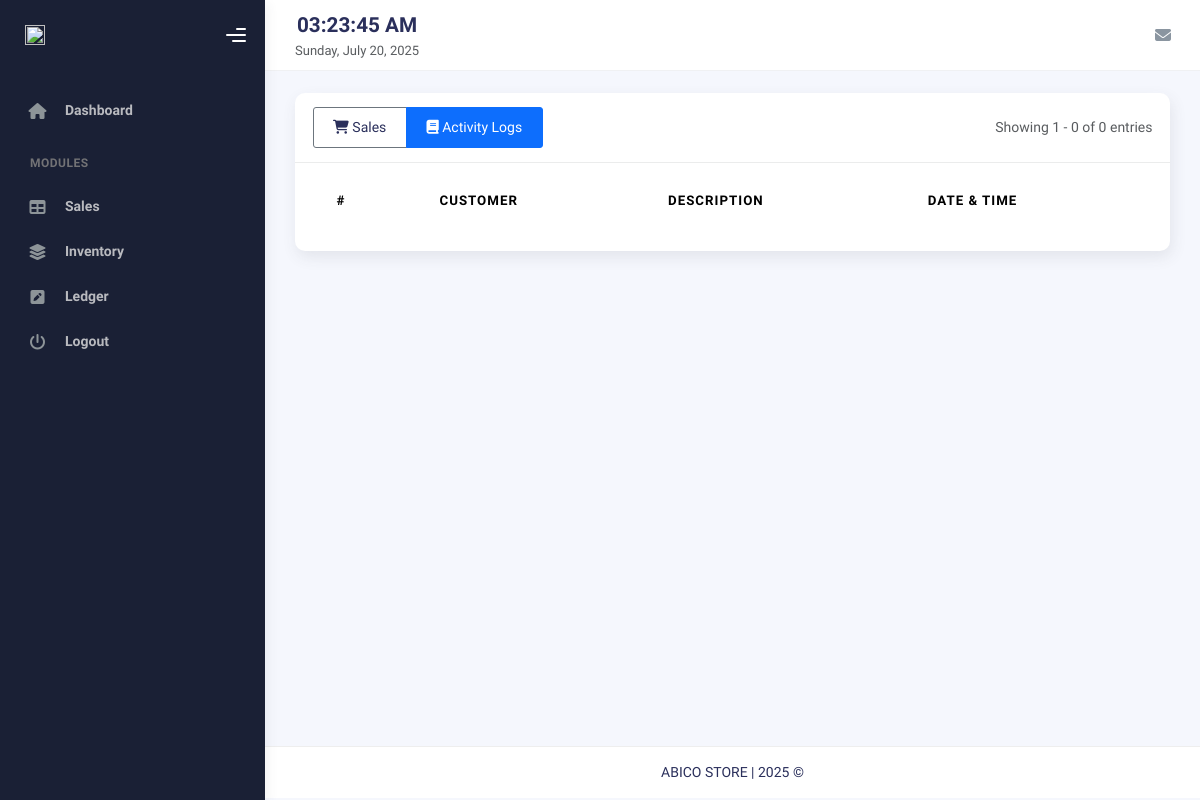
The app's page /sales/activity_log.php (signed in), older data.
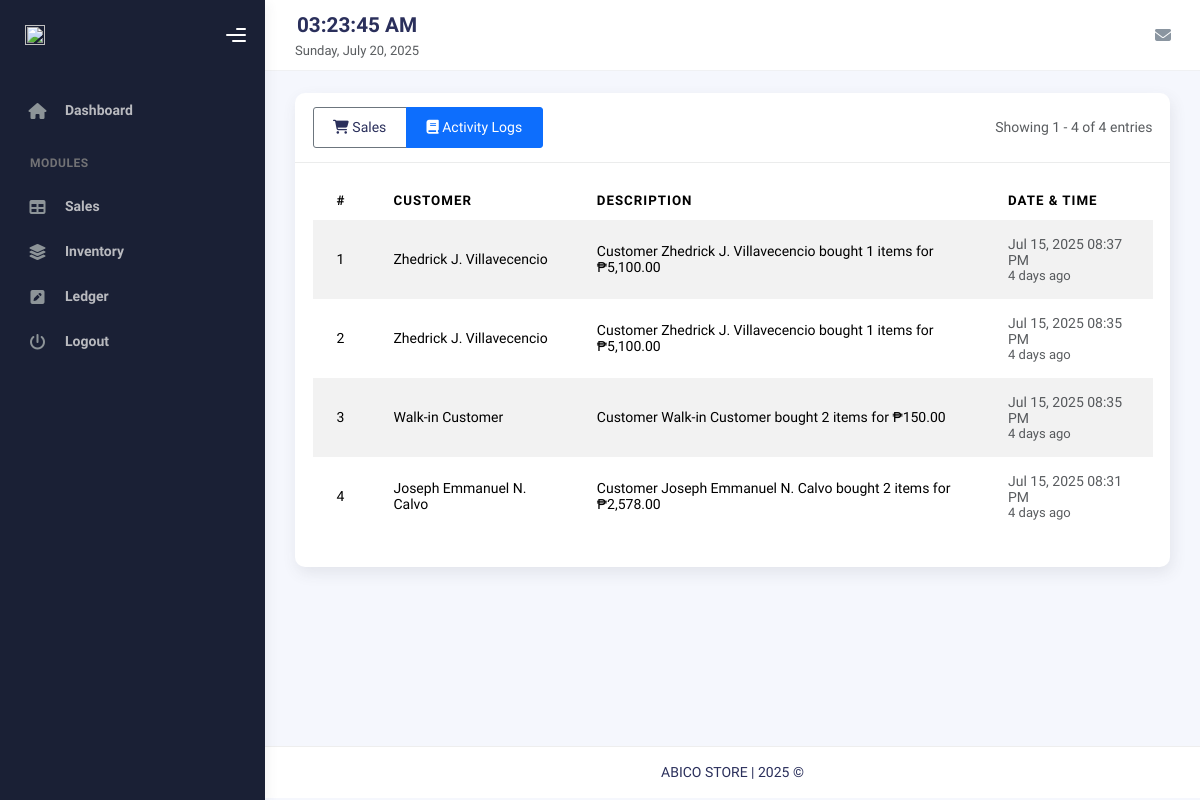
The same page, newer data.
### tables this page shows
CREATE TABLE `sales_activity_log` (
  `id` int(11) NOT NULL,
  `transaction_id` int(11) NOT NULL,
  `customer_name` varchar(255) NOT NULL,
  `description` text NOT NULL,
  `created_at` datetime NOT NULL DEFAULT current_timestamp()
);

### includes/sales/activity_log.php (called while the page is built)
<?php
class SalesActivityLog {
    private $conn;
    private $table_name = "sales_activity_log";
    public function __construct($db) {
        $this->conn = $db;
    }
    public function readAll($page = 1, $perPage = 20) {
        $offset = ($page - 1) * $perPage;
        $query = "SELECT id, transaction_id, customer_name, description, created_at
                 FROM " . $this->table_name . "
                 ORDER BY created_at DESC
                 LIMIT :offset, :limit";
        $stmt = $this->conn->prepare($query);
        $stmt->bindParam(':offset', $offset, PDO::PARAM_INT);
        $stmt->bindParam(':limit', $perPage, PDO::PARAM_INT);
        $stmt->execute();
        return $stmt->fetchAll(PDO::FETCH_ASSOC);
    }
    public function countAll() {
        $query = "SELECT COUNT(*) as count FROM " . $this->table_name;
        $stmt = $this->conn->prepare($query);
        $stmt->execute();
        $row = $stmt->fetch(PDO::FETCH_ASSOC);
        return $row ? $row['count'] : 0;
    }
    public function formatDescription($row) {
        return $row['description'];
    }
    public function timeElapsedString($datetime) {
        $timestamp = strtotime($datetime);
        $difference = time() - $timestamp;
        if ($difference < 60) {
            return $difference . ' seconds ago';
        } elseif ($difference < 3600) {
            return floor($difference / 60) . ' minutes ago';
        } elseif ($difference < 86400) {
            return floor($difference / 3600) . ' hours ago';
        } elseif ($difference < 604800) {
            return floor($difference / 86400) . ' days ago';
        } elseif ($difference < 2678400) {
            return floor($difference / 604800) . ' weeks ago';
        } else {
            return date('M d, Y', $timestamp);
        }
    }
}

### sales/activity_log.php (the view, shortened to what this page needs)
<?php
require_once __DIR__ . '/../includes/sales/activity_log.php';
?>
<link rel="stylesheet" href="https://cdn.datatables.net/1.11.5/css/dataTables.bootstrap5.min.css">
<link rel="stylesheet" href="https://cdn.datatables.net/responsive/2.2.9/css/responsive.bootstrap5.min.css">
<?php
$database = new dbconn();
$db = $database->getConnection();
$activityLog = new SalesActivityLog($db);
$page = isset($_GET['page']) ? (int)$_GET['page'] : 1;
$perPage = 20;
$offset = ($page - 1) * $perPage;
$logs = $activityLog->readAll($page, $perPage);
$totalLogs = $activityLog->countAll();
include __DIR__ . '/../templates/header.php';
include __DIR__ . '/../templates/sidebar.php';
include __DIR__ . '/../templates/nav.php';
?>
<div class="container">
    <div class="page-inner">
        <div class="card">
            <div class="card-header d-flex justify-content-between align-items-center">
                <h4 class="card-title mb-0">
                    <div class="btn-group" role="group">
                        <a href="index.php" class="btn btn-outline-secondary">
                            <i class="fas fa-shopping-cart"></i> Sales
                        </a>
                        <a href="activity_log.php" class="btn btn-outline-primary active">
                            <i class="fas fa-book"></i> Activity Logs
                        </a>
                    </div>
                </h4>
                <div class="text-muted">
                    Showing <?= $offset + 1 ?> - <?= min($offset + count($logs), $totalLogs) ?> of <?= $totalLogs ?> entries
                </div>
            </div>
            <div class="card-body">
                <div class="table-responsive">
                    <table id="activityTable" class="table table-hover table-striped" style="width:100%">
                        <thead>
                            <tr>
                                <th>#</th>
                                <th>Customer</th>
                                <th>Description</th>
                                <th>Date & Time</th>
                            </tr>
                        </thead>
                        <tbody>
                        <?php foreach ($logs as $index => $row):
                            $rowNumber = $offset + $index + 1;
                            $description = $activityLog->formatDescription($row);
                            $timeAgo = $activityLog->timeElapsedString($row['created_at']);
                        ?>
                        <tr>
                            <td><?= $rowNumber ?></td>
                            <td><?= htmlspecialchars($row['customer_name']) ?></td>
                            <td><?= htmlspecialchars($description) ?></td>
                            <td class="text-muted">
                                <div class="d-flex flex-column">
                                    <span><?= date('M d, Y h:i A', strtotime($row['created_at'])) ?></span>
                                    <small class="text-muted"><?= $timeAgo ?></small>
                                </div>
                            </td>
                        </tr>
                        <?php endforeach; ?>
                        </tbody>
                    </table>
                </div>
            </div>
        </div>
    </div>
</div>
<?php include __DIR__ . "/../templates/footer.php"; ?>

Row changes from the older to the newer data that the page shows:
added sales_activity_log: rowNumber "1", customer_name "Zhedrick J. Villavecencio", description "Customer Zhedrick J. Villavecencio bought 1 items for ₱5,100.00", created_at "Jul 15, 2025 08:37 PM", created_at "4 days ago"
added sales_activity_log: rowNumber "2", customer_name "Zhedrick J. Villavecencio", description "Customer Zhedrick J. Villavecencio bought 1 items for ₱5,100.00", created_at "Jul 15, 2025 08:35 PM", created_at "4 days ago"
added sales_activity_log: rowNumber "3", customer_name "Walk-in Customer", description "Customer Walk-in Customer bought 2 items for ₱150.00", created_at "Jul 15, 2025 08:35 PM", created_at "4 days ago"
added sales_activity_log: rowNumber "4", customer_name "Joseph Emmanuel N. Calvo", description "Customer Joseph Emmanuel N. Calvo bought 2 items for ₱2,578.00", created_at "Jul 15, 2025 08:31 PM", created_at "4 days ago"
Text that changed along with them:
min($offset + count($logs), $totalLogs): "0" → "4"
$totalLogs: "0" → "4"
